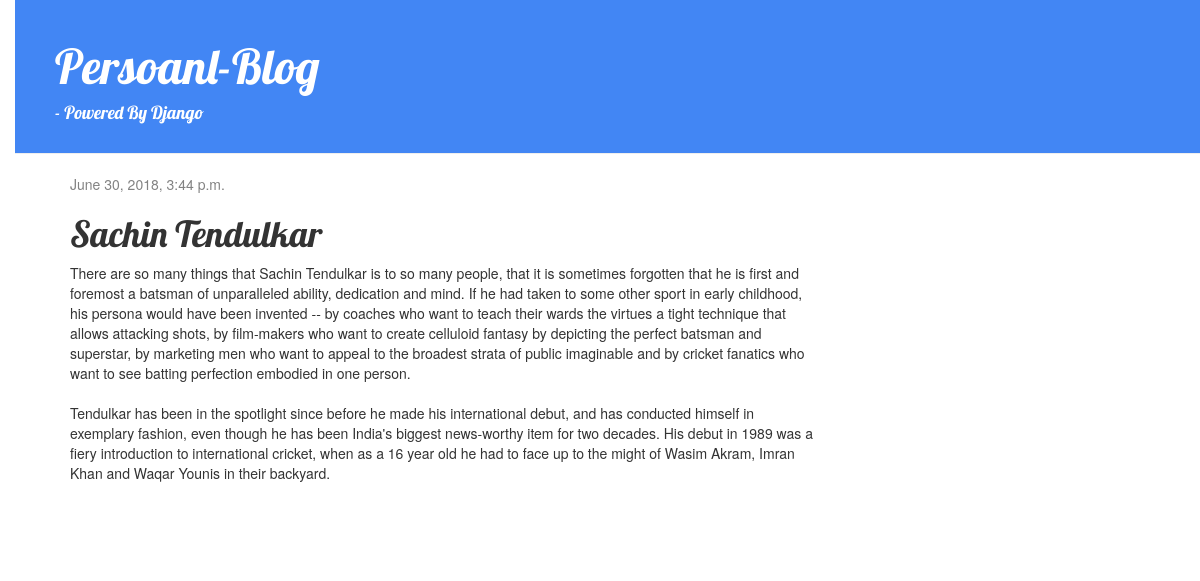
Screenshot of /post/7/ with the database file from the repository.
### blog/models.py (models this page shows, shortened)
class Post(models.Model):
	author = models.ForeignKey('auth.User', on_delete=models.CASCADE)
	title = models.CharField(max_length=200)
	text = models.TextField()
	created_date = models.DateTimeField(
		default=timezone.now)
	published_date = models.DateTimeField(
		blank=True, null=True)

### blog/views.py (the view)
# urls.py: path('post/<int:pk>/', views.post_detail, name="post_detail"),
def post_detail(request, pk):
	post = get_object_or_404(Post, pk=pk)
	return render(request, 'blog/post_detail.html', {'post':post})

### blog/templates/blog/post_detail.html
{% extends 'blog/base.html' %}
{% block content %}
    <div class="post">
        {% if post.published_date %}
            <div class="date">
                {{ post.published_date }}
            </div>
        {% endif %}
        <h1>{{ post.title }}</h1>
        <p>{{ post.text|linebreaksbr }}</p>
    </div>
{% endblock %}

### blog/static/css/blog.css (style rules this page uses)
body { padding-left: 15px; }
h1, h2, h3, h4 { font-family: 'Lobster', cursive; }
.date { color: #828282; }
.post { margin-bottom: 70px; }

### rows the page displays
Post: published_date "June 30, 2018, 3:44 p.m.", title "Sachin Tendulkar", text "There are so many things that Sachin Tendulkar is to so many people, that it is sometimes forgotten that he is first and foremost a batsman of unparalleled ability, dedication and mind. If he had taken to some other sport in early childhood, his persona would have been invented -- by coaches who want to teach their wards the virtues a tight technique that allows attacking shots, by film-makers who want to create celluloid fantasy by depicting the perfect batsman and superstar, by marketing men who want to appeal to the broadest strata of public imaginable and by cricket fanatics who want to see batting perfection embodied in one person. Tendulkar has been in the spotlight since before he…"
